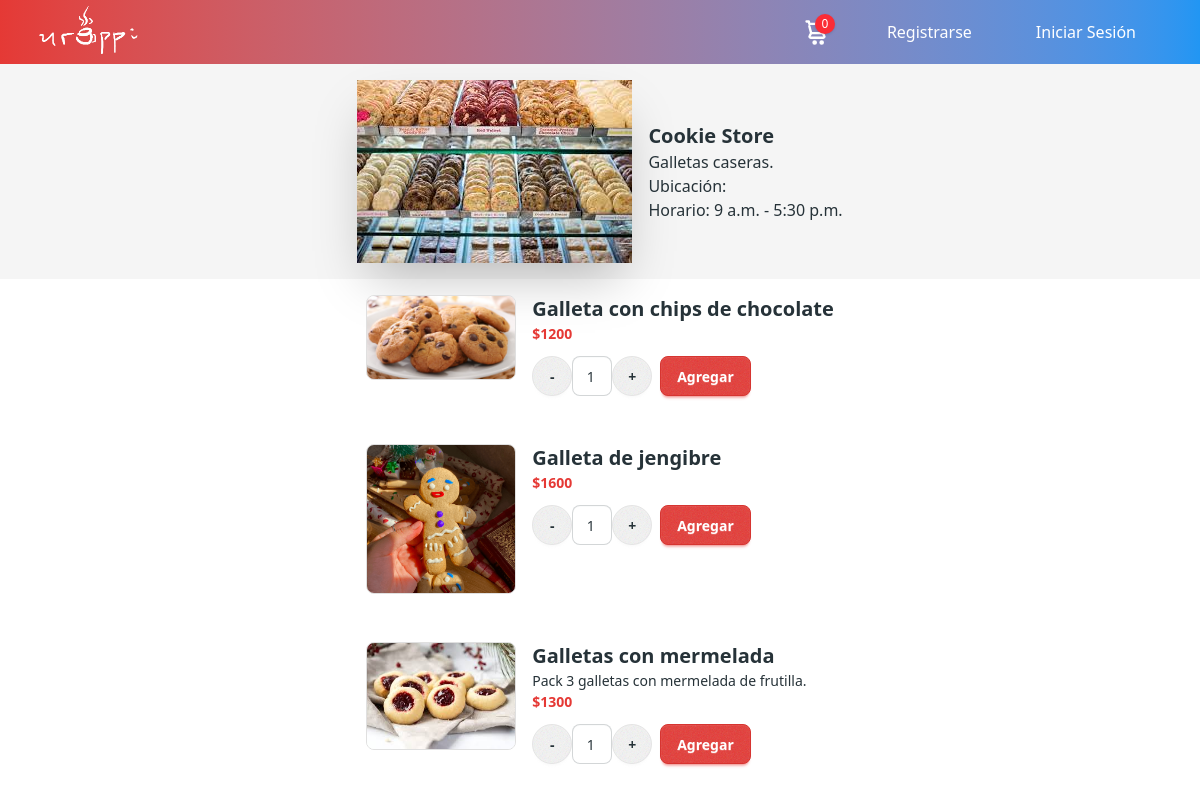
The app's page /comprador/storeMenu/1/ with its own data.
### urappiapp/models.py (models this page shows, shortened)
class Shop(models.Model):
    shopID = models.AutoField(primary_key=True)  # ID único de la tienda
    shopDescription = models.TextField()  # Descripción de la tienda
    openTime = models.TimeField()  # Hora de apertura
    closingTime = models.TimeField()  # Hora de cierre
    shopName = models.CharField(max_length=32)  # Nombre de la tienda
    shopImage = models.ImageField(upload_to="stores/", null=True, blank=True)  # Imagen de la tienda
    location = models.TextField()  # Ubicación de la tienda

class Product(models.Model):
    categorys = [("beb-cal", "Bebidas calientes"), ("beb-fria", "Bebidas frías"), ("pas-boll", "Pastelería y Bollería"), ("sandw", "Sandwiches"), ("otro", "Otro")]
    productID = models.AutoField(primary_key=True)
    productName = models.CharField(max_length=32)  # Nombre del producto
    category = models.CharField(max_length=32, choices=categorys)  # Categoría del producto
    description = models.TextField()  # Descripción del producto
    prodImage = models.ImageField(upload_to="products/", null=True, blank=True)  # Imagen del producto
    priceCLP = models.IntegerField()  # Precio en CLP

### app_comprador/views.py (the view)
# urls.py: path("storeMenu/<int:id>/", views.show_store_menu, name="show_store_menu"),
def show_store_menu(request, id):
    tienda = get_object_or_404(
        Shop, shopID=id
    )  # si se intenta acceder a una tienda que no existe lanza error
    productos_listados = ProductListing.objects.filter(listedBy=tienda)
    productos = []
    for pl in productos_listados:
        pathFoto = "/media/" + str(pl.listedProduct.prodImage)
        productos.append(
            {
                "ProductName": pl.listedProduct.productName,
                "priceCLP": pl.listedProduct.priceCLP,
                "description": pl.listedProduct.description,
                "prodImage": pathFoto,
            }
        )
    info = {
        "tienda_id": id,
        "tienda": tienda,
        "productos": productos,
        "usuario": request.user,
    }
    return render(request, "app_comprador/store_menu.html", info)

### app_comprador/templates/app_comprador/store_menu.html (shortened to what this page needs)
{% extends 'urappi/base.html' %}
{% block content %}
{% include "app_comprador/store_menu/_store_info.html" %}
<div class="list items-center">
  <ul>
      {% for producto in productos %}
          {% include "app_comprador/store_menu/_product_detail.html" with producto=producto counter=forloop.counter %}
      {% endfor %}
  </ul>
</div>
{% endblock content %}

### app_comprador/templates/app_comprador/store_menu/_store_info.html
{% load static %}
{% block content %}
<div class="hero bg-base-200 min-h-screen/2">
  <div class="hero-content flex-col lg:flex-row">
     <img src="/media/{{ tienda.shopImage }}" class="max-w-sm shadow-2xl" />
    <div id="store-info">
      <h1 class="text-xl font-bold">{{tienda.shopName}}</h1>
      <ul >{{ tienda.shopDescription }} </ul>
      <ul>Ubicación: {{tienda.location}}</ul>
      <ul>Horario: {{ tienda.openTime }} - {{ tienda.closingTime }}</ul>
    </div>
  </div>
</div>
{% endblock content %}

### app_comprador/templates/app_comprador/store_menu/_product_detail.html (shortened to what this page needs)
{% load static %}
<div class="list-row mb-4">
  <img
    src="{{ producto.prodImage }}"
    alt="{{ producto.ProductName }}"
    width="150px"
    class="rounded-lg border border-base-300"
  />
  <div>
    <div class="textarea-md">
      <h3 class="text-xl font-bold">{{ producto.ProductName }}</h3>
      <p>{{ producto.description }}</p>
      <p class="font-bold text-primary"> ${{ producto.priceCLP }}</p>
    </div>
    <form method="post" action="{% url 'add_to_cart' %}" class="flex items-center mt-3 space-x-2">
      <div class="flex items-center">
        <button type="button" onclick="changeQuantity(-1, '{{ counter }}')" class="btn btn-circle">-</button>
        <input id="quantity-{{ counter }}" name="quantity" type="number" style="width: 5ch;" class="input items-center text-center" size="2" value="1" min="1" readonly />
        <button type="button" onclick="changeQuantity(1, '{{ counter }}')" class="btn btn-circle">+</button>
      </div>
      <button type="submit" class="btn btn-primary">Agregar</button>
    </form>
  </div>
</div>

### records on screen
Shop: shopImage (picture), shopName "Cookie Store", shopDescription "Galletas caseras.", openTime "9 a.m.", closingTime "5:30 p.m."
Product: ProductName "Galleta con chips de chocolate"
Product: ProductName "Galleta de jengibre"
Product: ProductName "Galletas con mermelada", description "Pack 3 galletas con mermelada de frutilla."

### other values on screen
{{ producto.priceCLP }} "1200" "1600" "1300"
